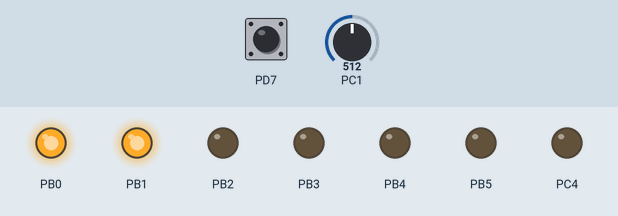
Recording of a program running on a simulated ATmega328P, built with avr-gcc and emulated at 16 MHz (the files do not name the chip). Parts: output pins drawn as LEDs (lit = HIGH). Dashed ring = blinking. The test bench sets the inputs (shaded band); at power-on: PD7 HIGH, PC1 = 512. What the program prints to the serial monitor is not drawn.

Above: at 1.2 s.
1.3 s: PD7 pulled LOW for 3.2 s
At 2.15 s:
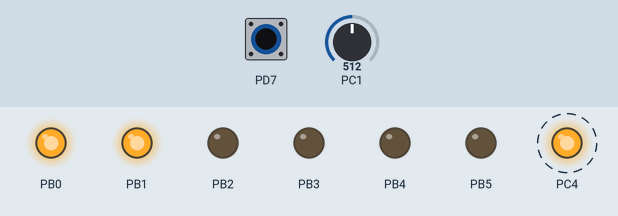
6.0 s: PC1 set to 593
9.0 s: PC1 set to 629
At 9.3 s:
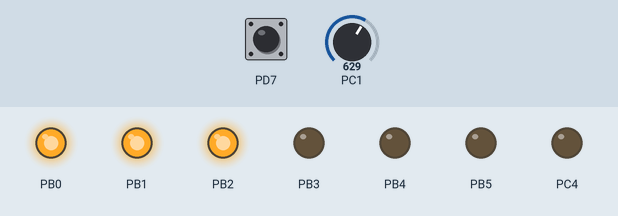
10.5 s: PD7 pulled LOW for 0.15 s
At 11.15 s:
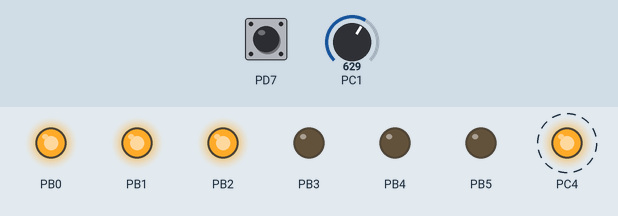
13.6 s: PC1 set to 802
16.6 s: PC1 set to 830
At 17.15 s:
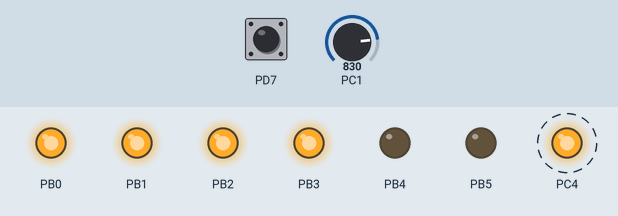
Timing chart, 0 to 20.6 s (numbered marks = the images above; inputs shaded):
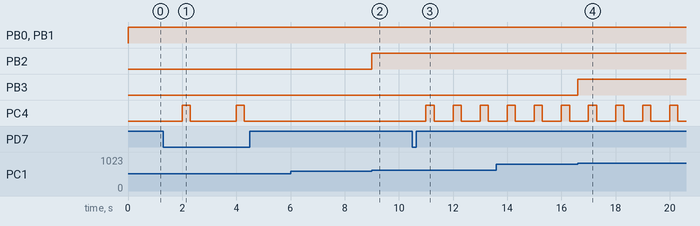

Measured:
- the behaviour switches between 611 and 612 on PC1 (found by bisection; images 1 and 2)
- the behaviour switches between 815 and 816 on PC1 (found by bisection; images 3 and 4)
- after the input at 1.3 s, PC4: alternates HIGH for 0.30 s and LOW for 1.7 s, starting after 0.70 s
- after the input at 9.0 s, PB2: LOW → HIGH at once
- after the input at 10.5 s, PC4: alternates HIGH for 0.30 s and LOW for 0.70 s, starting after 0.50 s
- after the input at 16.6 s, PB3: LOW → HIGH at once

The program:

main.cpp
```cpp
#include <avr/io.h>
#include <util/delay.h>
#include <avr/interrupt.h>

#define F_CPU 16000000UL
#define BAUD 38400
#define MY_UBRR F_CPU/16/BAUD-1
#define uint unsigned int

bool alert = false;

uint map(uint x, uint in_min, uint in_max, uint out_min, uint out_max) {
    return (x - in_min) * (out_max - out_min) / (in_max - in_min) + out_min;
}

void setupSerial(unsigned int ubrr) {
	// Define o baud rate
    // UBRR0H: contem os 4 bits mais significativos do baud rate
	UBRR0H = (unsigned char)(ubrr>>8);
	// UBRR0L: contem os 8 bits menos significatios
    UBRR0L = (unsigned char)ubrr;

    // Habilita a transmissao
	UCSR0B = (1<<TXEN0);

    // Define o formato dos dados
	UCSR0C = (1<<USBS0)|(3<<UCSZ00);
}

void serialTransmit(unsigned char data) {
    // Espera para a transmissao do buffer
	while ( !( UCSR0A & (1<<UDRE0)) );

    // Coloca os dados no buffer de envio
	UDR0 = data;
}

void serialPrint(const char *s) {
	unsigned int i = 0;

	while (s[i]) serialTransmit(s[i++]);
}

void setupTimer() {
    OCR1A = 0x3D08;

    // CTC no OCR1A
    TCCR1B |= (1 << WGM12);
    // Define interupcao por comparacao de match
    TIMSK1 |= (1 << OCIE1A);
    // Prescaler de 1024 e start do timer
    TCCR1B |= (1 << CS12) | (1 << CS10);

    sei();
}

ISR(TIMER1_COMPA_vect) {
    if (alert) {
        DDRC  |= (1<<PC4);
        PORTC |= (1<<PC4);
        _delay_ms(300);
        PORTC &= ~(1<<PC4);
    }
}

void speedometerMode() {
    ADMUX |= 0b00000001;
	ADCSRA |= 0b01000000;
	while (!(ADCSRA & 0b00010000));

    uint leds = map(ADCH, 0, 255, 0, 5);

    switch (leds) {
        case 1:
            PORTB = 0b00000001;
            break;

        case 2:
            PORTB = 0b00000011;
            break;

        case 3:
            PORTB = 0b00000111;
            break;

        case 4:
            PORTB = 0b00001111;
            break;

        case 5:
            PORTB = 0b00011111;
            break;

        default:
            PORTB = 0x0;
            break;
    }

    serialPrint("speedometerMode\n");

}

int main(void) {
    // Configuracoes
    setupTimer();
	setupSerial(MY_UBRR);

    // Configuracao do ADC
	ADMUX |= 0b01100000;  // AVCC como referencia; ADLAR = 1; MUX = 0000
	ADCSRA |= 0b10000111; // Enable do ADC, Escalonador de Clock em 128;

    // Configuracao das saidas
    DDRB |= 0b00111111;
    PORTB |= 0x0;

    // Configura o botao de entrada com PULL-UP
    DDRD &=  0b01111111;
    PORTD |= 0b10000000;

	while(true) {
        if (!(PIND & 0b10000000))
			alert = !alert;
        else
            speedometerMode();
	}
}
```
